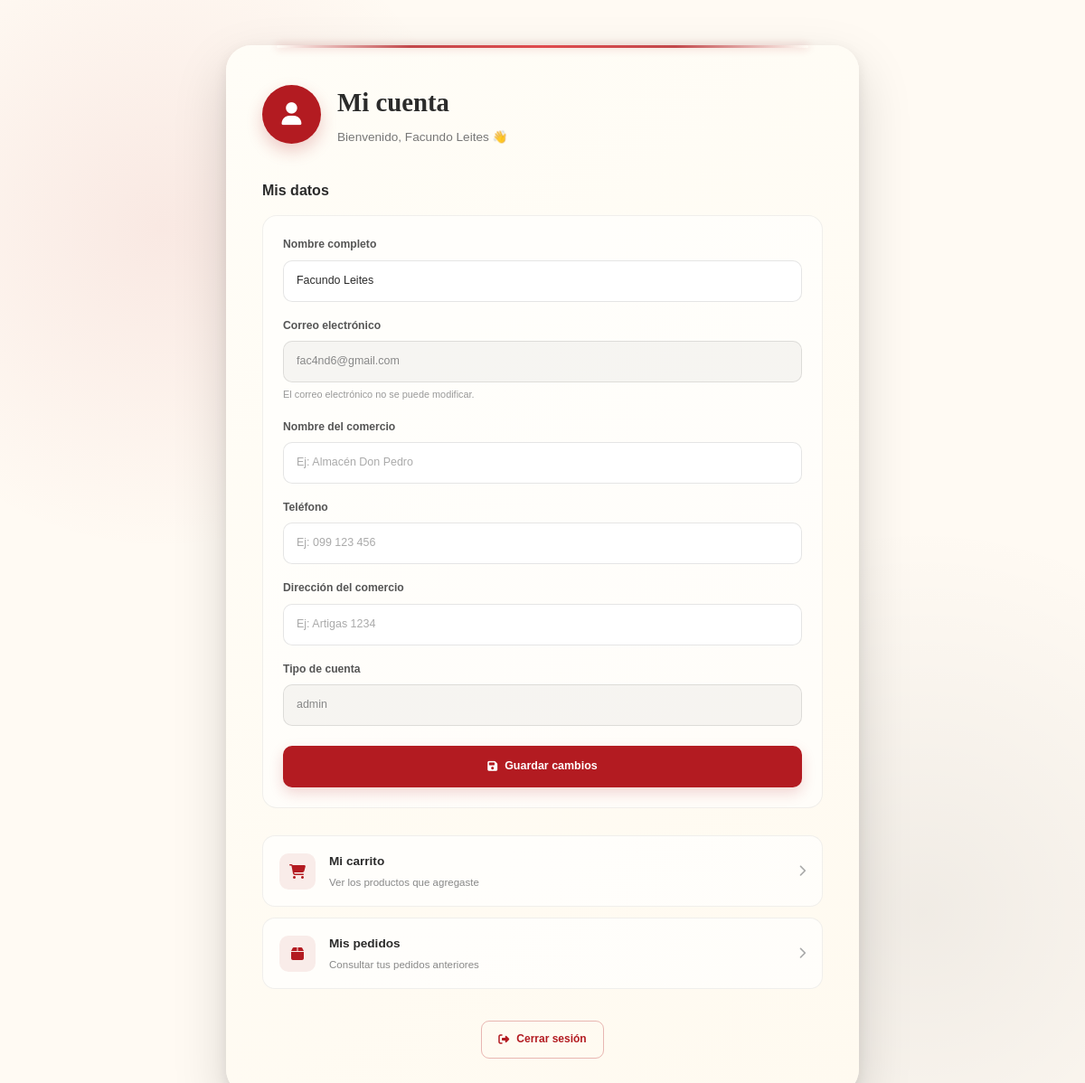
Screenshot of /views/usuarios/cuenta.php (signed in) with the database file from the repository.
### tables this page shows
CREATE TABLE `usuarios` (
  `id` int(11) NOT NULL,
  `nombre_completo` varchar(150) NOT NULL,
  `nombre_comercio` varchar(150) DEFAULT NULL,
  `email` varchar(150) NOT NULL,
  `telefono` varchar(30) DEFAULT NULL,
  `direccion` varchar(255) DEFAULT NULL,
  `password` varchar(255) NOT NULL,
  `rol` enum('cliente','empleado','admin') DEFAULT 'cliente',
  `fecha_registro` timestamp NOT NULL DEFAULT current_timestamp(),
  `email_verificado` tinyint(1) NOT NULL DEFAULT 0,
  `token_verificacion` varchar(64) DEFAULT NULL,
  `token_expira` datetime DEFAULT NULL,
  `ultimo_reenvio_verificacion` datetime DEFAULT NULL,
  `intentos_reenvio_verificacion` int(11) NOT NULL DEFAULT 0
);

### models/Usuario.php (called while the page is built, shortened)
<?php
class Usuario
{
    private $db;
    public function __construct($db)
    {
        $this->db = $db;
    }
    public function obtenerPorId($id)
    {
        $sql = "
            SELECT
                id,
                nombre_completo,
                nombre_comercio,
                email,
                telefono,
                direccion,
                password,
                rol,
                fecha_registro,
                email_verificado
            FROM usuarios
            WHERE id = ?
            LIMIT 1
        ";
        $stmt = $this->db->prepare($sql);
        $stmt->bind_param("i", $id);
        $stmt->execute();
        $resultado = $stmt->get_result();
        $usuario = $resultado->fetch_assoc();
        return $usuario;
    }
}

### views/usuarios/cuenta.php (the view, shortened to what this page needs)
<?php
require '../../config/Database.php';
require '../../models/Usuario.php';
$usuarioModel =
    new Usuario($conn);
$usuario =
    $usuarioModel->obtenerPorId(
        $_SESSION['usuario_id']
    );
$nombre =
    $usuario['nombre_completo'] ?? '';
$email =
    $usuario['email'] ?? '';
$nombreComercio =
    $usuario['nombre_comercio'] ?? '';
$telefono =
    $usuario['telefono'] ?? '';
$direccion =
    $usuario['direccion'] ?? '';
$rol =
    $usuario['rol'] ?? 'cliente';
require '../layouts/head.php';
?>
<body>
    <main class="account-page">
        <section class="account-card">
            <header class="account-header">
                <div class="account-icon">
                    <i class="fa-solid fa-user"></i>
                </div>
                <div>
                    <h1>
                        Mi cuenta
                    </h1>
                    <p>
                        Bienvenido,
                        <?= htmlspecialchars(
                            $nombre,
                            ENT_QUOTES,
                            'UTF-8'
                        ) ?>
                        👋
                    </p>
                </div>
            </header>
            <section class="account-section">
                <h2>
                    Mis datos
                </h2>
                <form
                    method="POST"
                    class="account-form"
                >
                    <div class="account-input">
                        <label for="nombre">
                            Nombre completo
                        </label>
                        <input
                            type="text"
                            id="nombre"
                            name="nombre"
                            value="<?= htmlspecialchars(
                                $nombre,
                                ENT_QUOTES,
                                'UTF-8'
                            ) ?>"
                            required
                        >
                    </div>
                    <div class="account-input">
                        <label for="email">
                            Correo electrónico
                        </label>
                        <input
                            type="email"
                            id="email"
                            value="<?= htmlspecialchars(
                                $email,
                                ENT_QUOTES,
                                'UTF-8'
                            ) ?>"
                            disabled
                        >
                        <small>
                            El correo electrónico no se puede modificar.
                        </small>
                    </div>
                    <div class="account-input">
                        <label for="nombre_comercio">
                            Nombre del comercio
                        </label>
                        <input
                            type="text"
                            id="nombre_comercio"
                            name="nombre_comercio"
                            placeholder="Ej: Almacén Don Pedro"
                            value="<?= htmlspecialchars(
                                $nombreComercio,
                                ENT_QUOTES,
                                'UTF-8'
                            ) ?>"
                            required
                        >
                    </div>
                    <div class="account-input">
                        <label for="telefono">
                            Teléfono
                        </label>
                        <input
                            type="tel"
                            id="telefono"
                            name="telefono"
                            placeholder="Ej: 099 123 456"
                            value="<?= htmlspecialchars(
                                $telefono,
                                ENT_QUOTES,
                                'UTF-8'
                            ) ?>"
                            required
                        >
                    </div>
                    <div class="account-input">
                        <label for="direccion">
                            Dirección del comercio
                        </label>
                        <input
                            type="text"
                            id="direccion"
                            name="direccion"
                            placeholder="Ej: Artigas 1234"
                            value="<?= htmlspecialchars(
                                $direccion,
                                ENT_QUOTES,
                                'UTF-8'
                            ) ?>"
                            required
                        >
                    </div>
                    <div class="account-input">
                        <label>
                            Tipo de cuenta
                        </label>
                        <input
                            type="text"
                            value="<?= htmlspecialchars(
                                $rol,
                                ENT_QUOTES,
                                'UTF-8'
                            ) ?>"
                            disabled
                        >
                    </div>
                    <button
                        type="submit"
                        class="account-save-button"
                    >
                        <i class="fa-solid fa-floppy-disk"></i>
                        Guardar cambios
                    </button>
                </form>
            </section>
            <section class="account-options">
                <a
                    href="/DonDiego-Panaderia-Pruebas/views/carrito/index.php"
                    class="account-option"
                >
                    <i class="fa-solid fa-cart-shopping"></i>
                    <div>
                        <strong>
                            Mi carrito
                        </strong>
                        <span>
                            Ver los productos que agregaste
                        </span>
                    </div>
                    <i
                        class="fa-solid fa-chevron-right arrow"
                    ></i>
                </a>
                <a
                    href="/DonDiego-Panaderia-Pruebas/controllers/PedidoController.php?accion=listar"
                    class="account-option"
                >
                    <i class="fa-solid fa-box"></i>
                    <div>
                        <strong>
                            Mis pedidos
                        </strong>
                        <span>
                            Consultar tus pedidos anteriores
                        </span>
                    </div>
                    <i
                        class="fa-solid fa-chevron-right arrow"
                    ></i>
                </a>
            </section>
            <footer class="account-footer">
                <a
                    href="/DonDiego-Panaderia-Pruebas/controllers/logout.php"
                    class="logout-button"
                >
                    <i
                        class="fa-solid fa-right-from-bracket"
                    ></i>
                    Cerrar sesión
                </a>
            </footer>
        </section>
    </main>
</body>
</html>

### public/css/variable.css (style rules this page uses)
:root { --color-background: #FFF8F0; --color-primary: #D94F4F; --color-secondary: #B22222; --color-brown: #8B5E3C; --color-text: #333333; --color-dark: #111111; --font-main: "Sansita Swashed", cursive; --font-title: var(--font-main); --font-body: system-ui, -apple-system, "Segoe UI", Roboto, "Helvetica Neue", Arial, sans-serif; --radius: 8px; --radius-img: 15px; }

### public/css/style.css (style rules this page uses)
* { margin: 0; padding: 0; box-sizing: border-box; }
html { scroll-behavior: smooth; }
body { font-family: Arial, sans-serif; background-color: #fff; color: #222; line-height: 1.6; }
a { text-decoration: none; color: inherit; }
button, input, textarea, select { font: inherit; }
button { cursor: pointer; }

### rows the page displays
usuarios: nombre_completo "Facundo Leites", nombre "Facundo Leites", email "fac4nd6@gmail.com", rol "admin"
